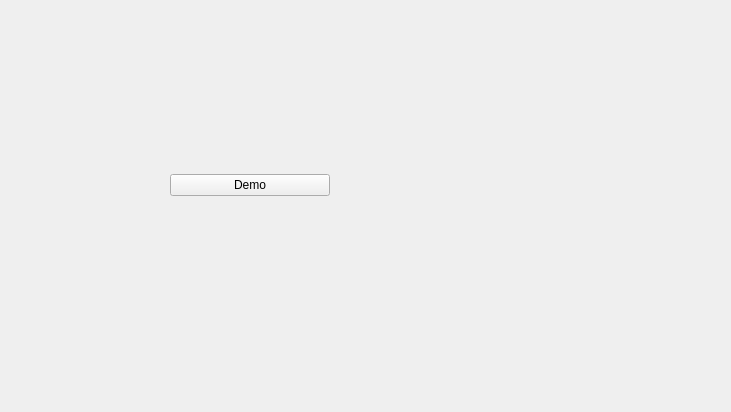
<?xml version="1.0" encoding="UTF-8"?>
<ui version="4.0">
 <class>TopicWidget</class>
 <widget class="QWidget" name="TopicWidget">
  <property name="geometry">
   <rect>
    <x>0</x>
    <y>0</y>
    <width>731</width>
    <height>412</height>
   </rect>
  </property>
  <property name="windowTitle">
   <string>Demo plugin</string>
  </property>
  <widget class="QWidget" name="verticalLayoutWidget">
   <property name="geometry">
    <rect>
     <x>170</x>
     <y>60</y>
     <width>160</width>
     <height>251</height>
    </rect>
   </property>
   <layout class="QVBoxLayout" name="verticalLayout">

    <item>
     <widget class="QPushButton" name="pushButton">
      <property name="text">
       <string>Demo</string>
      </property>
     </widget>
    </item>
   </layout>
  </widget>
 </widget>
 <resources/>
 <connections/>
</ui>
